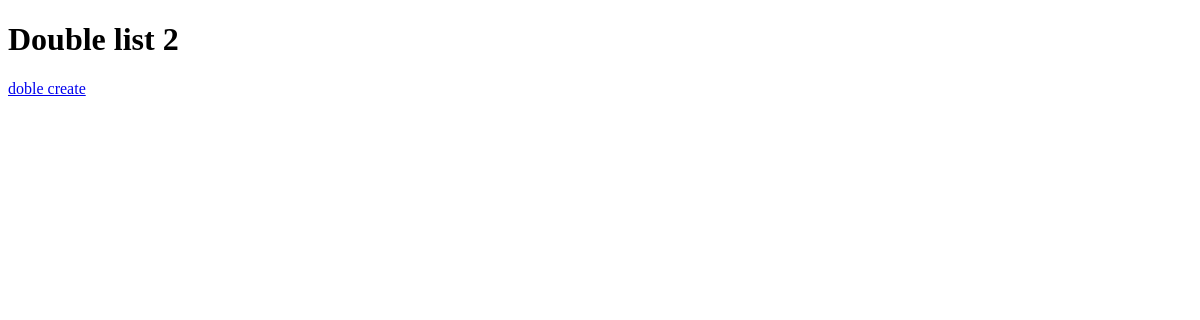
Before: /core_2/ with the older database file.
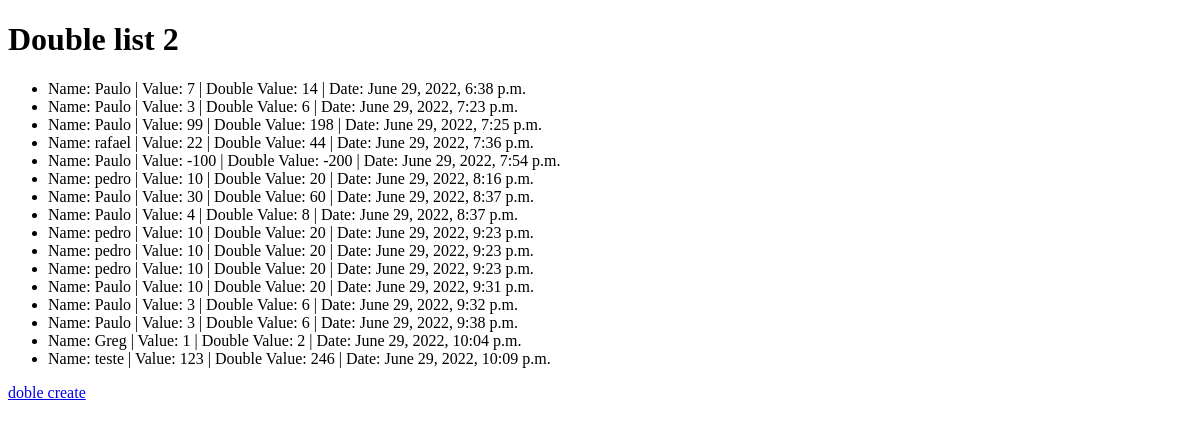
After: the same page with the newer database file.
### core_2/models.py (models this page shows, shortened)
class Double(models.Model):
    name = models.CharField(max_length=50)
    value = models.IntegerField()
    double_value = models.IntegerField(blank=True)
    date = models.DateTimeField(default=datetime.now(), blank=True)

### core_2/views.py (the view)
# urls.py: path('', double_list, name='double_lst'),
def double_list(request):
    double_data = Double.objects.all()
    return render(request, 'double_lst.html', {'double_data': double_data})

### core_2/templates/double_lst.html (shortened to what this page needs)
<!DOCTYPE html>
<html lang="en">
<head>
</head>
<body>
<h1>Double list 2</h1>
    <ul>
    {% for item in double_data %}
        <li>Name: {{item.name}} |
            Value: {{item.value}} |
            Double Value: {{item.double_value}} |
            Date: {{item.date}}
        </li>
    {% endfor %}
    </ul>
    <a href="{% url 'double_create' %}">doble create</a>
</body>
</html>

Changed rows visible on the page:
added Double: name "Paulo", value "7", double_value "14", date "June 29, 2022, 6:38 p.m."
added Double: name "Paulo", value "3", double_value "6", date "June 29, 2022, 7:23 p.m."
added Double: name "Paulo", value "99", double_value "198", date "June 29, 2022, 7:25 p.m."
added Double: name "rafael", value "22", double_value "44", date "June 29, 2022, 7:36 p.m."
added Double: name "Paulo", value "-100", double_value "-200", date "June 29, 2022, 7:54 p.m."
added Double: name "pedro", value "10", double_value "20", date "June 29, 2022, 8:16 p.m."
added Double: name "Paulo", value "30", double_value "60", date "June 29, 2022, 8:37 p.m."
added Double: name "Paulo", value "4", double_value "8", date "June 29, 2022, 8:37 p.m."
added Double: name "pedro", value "10", double_value "20", date "June 29, 2022, 9:23 p.m."
added Double: name "pedro", value "10", double_value "20", date "June 29, 2022, 9:23 p.m."
added Double: name "pedro", value "10", double_value "20", date "June 29, 2022, 9:23 p.m."
added Double: name "Paulo", value "10", double_value "20", date "June 29, 2022, 9:31 p.m."
added Double: name "Paulo", value "3", double_value "6", date "June 29, 2022, 9:32 p.m."
added Double: name "Paulo", value "3", double_value "6", date "June 29, 2022, 9:38 p.m."
added Double: name "Greg", value "1", double_value "2", date "June 29, 2022, 10:04 p.m."
added Double: name "teste", value "123", double_value "246", date "June 29, 2022, 10:09 p.m."
